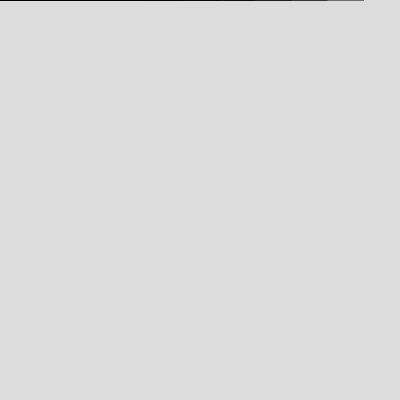
Frame 1 (no input)
Frame 60 (no input): identical to frame 1, image omitted
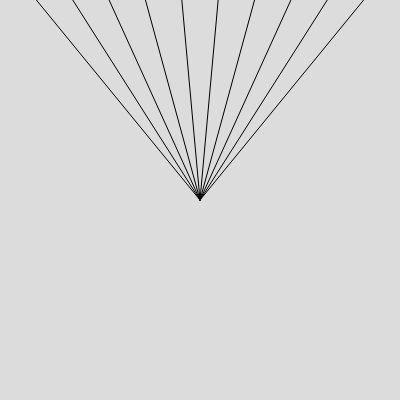
Frame 120 (the mouse pressed at the canvas centre since frame 60)

The p5.js sketch that drew these frames (run headless with seeded random() and noise() and a simulated clock; from frame 60 on, the mouse is pressed at the canvas centre):

// p5.js sketch
// ── sketch.js
//10 mouse strings v1 vvv
//https://editor.p5js.org/no vo/sketches/GxZ0gKr9w


function setup() {
  createCanvas(400, 400);
}

function draw() {
  background(220); 
  // bg must be in draw() to avoid multiple lines
  stroke(1);
  fill(0);
  let topX = width/11;
  // QUESTION why is it 11 and not 12?
  
  for(let icount = 10; icount > 0; 
       icount -= 1) 
  // QUESTION why is icount better loop variable than topX ? Or is it?
  {
    line(topX, 0, mouseX, mouseY);
   topX += width/11;
  }
}


// NOTES

// NOTE mouseX&Y tracks outside canvas right and bottom

// Source: Code as a Creative Medium

//loop should draw 10 lines
  // topPoint is y = 0
  //  and starting at x = 25 +=10
  // bottomPoint is mouseX,mouseY
